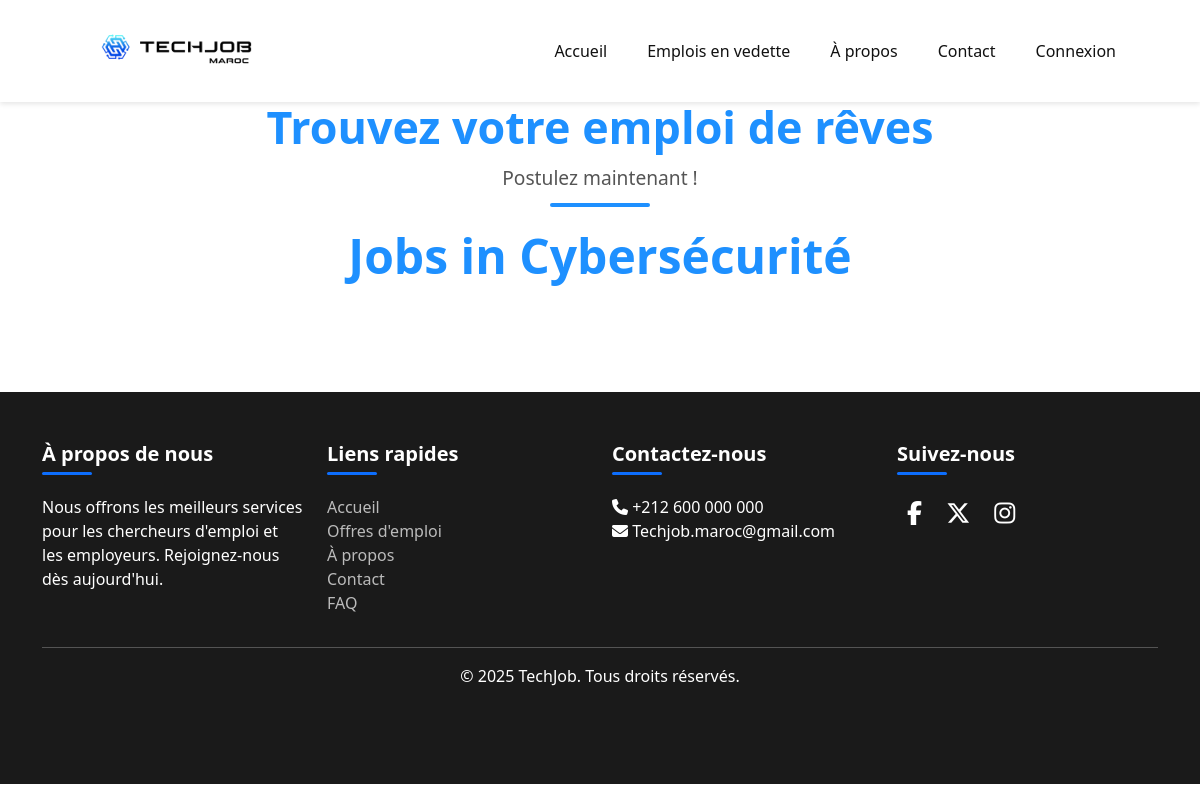
Before: /Pages/JobsListing.php?category=3 with the older database file.
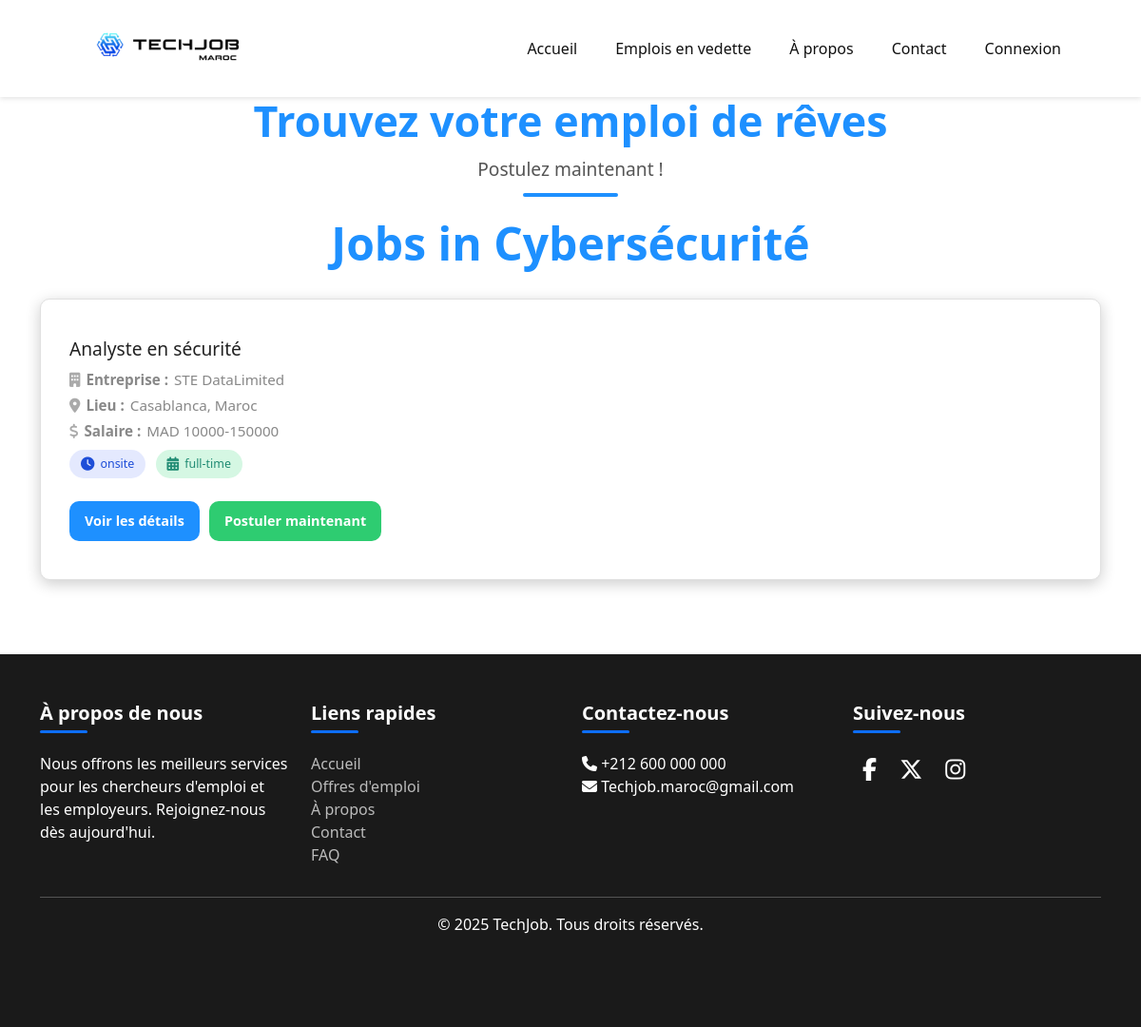
After: the same page with the newer database file.
### tables this page shows
CREATE TABLE IF NOT EXISTS `jobs` (
  `id` int(11) NOT NULL AUTO_INCREMENT,
  `postedBy` varchar(255) NOT NULL,
  `category` int(11) NOT NULL,
  `title` varchar(255) NOT NULL,
  `companyName` varchar(255) NOT NULL,
  `location` varchar(255) NOT NULL,
  `salaryRange` varchar(255) DEFAULT NULL,
  `duration` enum('part-time','full-time','contract','internship') NOT NULL,
  `type` enum('remote','onsite','mission') NOT NULL,
  `datePosted` datetime NOT NULL DEFAULT current_timestamp(),
  `skills` text DEFAULT NULL,
  `status` enum('active','closed') NOT NULL DEFAULT 'active',
  `numberOfApplicants` int(11) NOT NULL DEFAULT 0,
  `description` text NOT NULL,
  `requirements` text NOT NULL,
  `specializations` varchar(255) NOT NULL,
  `experience` enum('entry-level','mid-level','senior-level','expert-level') NOT NULL,
  PRIMARY KEY (`id`),
  KEY `postedBy` (`postedBy`),
  KEY `category` (`category`),
  CONSTRAINT `jobs_ibfk_1` FOREIGN KEY (`postedBy`) REFERENCES `users` (`userId`) ON DELETE CASCADE,
  CONSTRAINT `jobs_ibfk_2` FOREIGN KEY (`category`) REFERENCES `categories` (`id`) ON DELETE CASCADE
);

### Pages/JobsListing.php (the view, shortened to what this page needs)
<?php
require_once "../includes/helper-functions.php";
$default = 0;
$categoryId = isset($_GET['category']) ? intval($_GET['category']) : $default;
if ($categoryId == $default) {
    $jobs = fetchAllJobs();
    $categoryName = '';
} else {
    $categoryName = "Jobs in " . fetchCategoryName($categoryId);
    $jobs = fetchJobsByCategory($categoryId);
}
?>
<!DOCTYPE html>
<html lang="en">
    <head>
        <link rel="stylesheet" href="https://cdnjs.cloudflare.com/ajax/libs/font-awesome/6.5.0/css/all.min.css">
        <link rel="stylesheet" href="../styles/generalStyles.css">
        <link rel="stylesheet" href="../styles/HomePage/header.css">
        <link rel="stylesheet" href="../styles/HomePage/footer.css">
        <link rel="stylesheet" href="../styles/HomePage/common-styles.css">
        <link rel="stylesheet" href="../css/joblisting.css">
    </head>
    <body>
    <?php
        include_once '../includes/applicant-header.php';
    ?>
    <div class="hero-text-wrapper">
    <h1 class="hero-title">Trouvez votre emploi de rêves</h1>
    <p class="hero-subtitle">Postulez maintenant !</p>
    <div class="hero-underline"></div>
    </div>
    <div class="container">
        <h1 class="page-title"><?= htmlspecialchars($categoryName) ?></h1>
        <div class="job-list">
            <?php foreach ($jobs as $job): ?>
                <?= generateJobMarkup($job); ?>
            <?php endforeach; ?>
        </div>
    </div>
    <?php include_once '../includes/footer.php'; ?>
        <?php include_once('../includes/footer.php') ?>
</body>
</html>

### includes/helper-functions.php (shortened to what this page needs)
<?php
function fetchJobsByCategory($categoryId) {
    $conn = connectDB();
    $categoryId = mysqli_real_escape_string($conn, $categoryId);
    $sql = "SELECT id, title, companyName, location, salaryRange, type, duration, datePosted
            FROM jobs WHERE category = $categoryId AND status = 'active'";
    $result = mysqli_query($conn, $sql);
    $jobs = [];
    if ($result) {
        while ($row = mysqli_fetch_assoc($result)) {
            $jobs[] = $row;
        }
    }
    return $jobs;
}
function fetchCategoryName($categoryId) {
    $conn = connectDB();
    $categoryId = mysqli_real_escape_string($conn, $categoryId);
    $sql = "SELECT title FROM categories WHERE id = $categoryId";
    $result = mysqli_query($conn, $sql);
    $categoryName = '';
    if ($result && $row = mysqli_fetch_assoc($result)) {
        $categoryName = $row['title'];
    }
    return $categoryName;
}
function generateJobMarkup($job) {
    return "
    <div class='job-item' data-job-id='{$job['id']}'>
        <h3 class='job-title'>
             " . htmlspecialchars($job['title']) . "
        </h3>
        <p><i class='fas fa-building'></i> <strong>Entreprise :</strong> " . htmlspecialchars($job['companyName']) . "</p>
        <p><i class='fas fa-map-marker-alt'></i> <strong>Lieu :</strong> " . htmlspecialchars($job['location']) . "</p>
        <p><i class='fas fa-dollar-sign'></i> <strong>Salaire :</strong> " . htmlspecialchars($job['salaryRange']) . "</p>
        <div class='tags'>
            <span class='tag job-type'><i class='fas fa-clock'></i> " . htmlspecialchars($job['type']) . "</span>
            <span class='tag duration'><i class='fas fa-calendar-alt'></i> " . htmlspecialchars($job['duration']) . "</span>
        </div>
        <div class='button-group'>
            <button class='view-details' onclick='openModal(" . intval($job['id']) . ")'>Voir les détails</button>
            <form action='../Pages/JobApplication.php?jobId={$job['id']}' method='post' style='display:inline;'>
                <input type='hidden' name='jobId' value='{$job['id']}'>
                <button type='submit' class='apply-button'>Postuler maintenant</button>
            </form>
        </div>
    </div>";
}
?>

Changed rows visible on the page:
added jobs: title "Analyste en sécurité", companyName "STE DataLimited", location "Casablanca, Maroc", salaryRange "MAD 10000-150000", type "onsite", duration "full-time"
